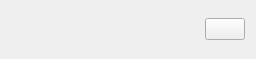
<?xml version="1.0" encoding="UTF-8"?>
<ui version="4.0">
 <class>AboutItem</class>
 <widget class="QWidget" name="AboutItem">
  <property name="geometry">
   <rect>
    <x>0</x>
    <y>0</y>
    <width>256</width>
    <height>50</height>
   </rect>
  </property>
  <property name="windowTitle">
   <string/>
  </property>
  <layout class="QGridLayout" name="gridLayout">
   <item row="1" column="1">
    <widget class="QLabel" name="l_desctiption">
     <property name="font">
      <font>
       <pointsize>9</pointsize>
      </font>
     </property>
     <property name="text">
      <string/>
     </property>
    </widget>
   </item>
   <item row="0" column="1">
    <widget class="QLabel" name="l_name">
     <property name="font">
      <font>
       <pointsize>11</pointsize>
      </font>
     </property>
     <property name="text">
      <string/>
     </property>
    </widget>
   </item>
   <item row="0" column="2" rowspan="2">
    <widget class="QPushButton" name="pb_operator">
     <property name="sizePolicy">
      <sizepolicy hsizetype="Fixed" vsizetype="Fixed">
       <horstretch>0</horstretch>
       <verstretch>0</verstretch>
      </sizepolicy>
     </property>
     <property name="minimumSize">
      <size>
       <width>0</width>
       <height>0</height>
      </size>
     </property>
     <property name="maximumSize">
      <size>
       <width>16777215</width>
       <height>16777215</height>
      </size>
     </property>
     <property name="text">
      <string/>
     </property>
    </widget>
   </item>
   <item row="0" column="0" rowspan="2">
    <widget class="QLabel" name="l_icon">
     <property name="minimumSize">
      <size>
       <width>32</width>
       <height>32</height>
      </size>
     </property>
     <property name="maximumSize">
      <size>
       <width>32</width>
       <height>32</height>
      </size>
     </property>
     <property name="text">
      <string/>
     </property>
    </widget>
   </item>
  </layout>
 </widget>
 <resources/>
 <connections/>
</ui>
